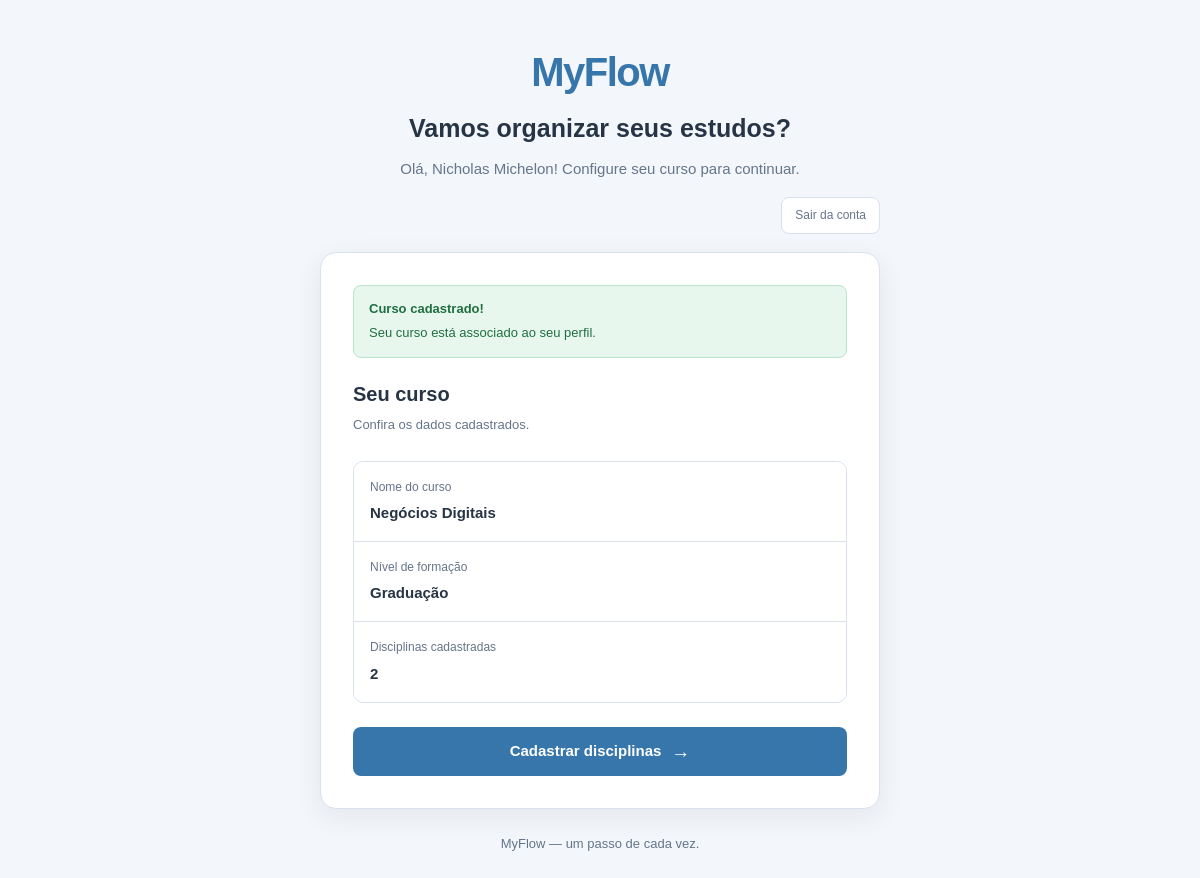
The page /curso (signed in) on the database its author committed.
### tables this page shows
CREATE TABLE usuarios (
    id INTEGER PRIMARY KEY AUTOINCREMENT,
    nome TEXT NOT NULL,
    email TEXT NOT NULL COLLATE NOCASE UNIQUE,
    jornada TEXT NOT NULL,
    objetivo TEXT NOT NULL,
    tempo_disponivel INTEGER NOT NULL CHECK (tempo_disponivel > 0),
    curso_id INTEGER,
    senha_hash TEXT,
    is_owner INTEGER NOT NULL DEFAULT 0 CHECK (is_owner IN (0, 1)),
    FOREIGN KEY (curso_id) REFERENCES cursos(id) ON DELETE SET NULL
);

CREATE TABLE cursos (
    id INTEGER PRIMARY KEY AUTOINCREMENT,
    nome TEXT NOT NULL COLLATE NOCASE UNIQUE,
    nivel TEXT NOT NULL
);

### backup/app.py (the view, shortened to what this page needs)
@app.route("/curso", methods=["GET", "POST"])
def pagina_curso():
    id_usuario = session.get("usuario_id")
    if id_usuario is None:
        return redirect(url_for("pagina_login"))
    repositorio_usuario = UsuarioRepository()
    usuario = repositorio_usuario.buscar_por_id(id_usuario)
    if usuario is None:
        session.clear()
        return redirect(url_for("pagina_login"))
    if usuario.curso is not None:
        return render_template(
            "cadastro_curso.html",
            usuario=usuario,
            erro=None,
            form={},
        )

### backup/database/conexao.py (called while the page is built)
def obter_conexao():
    conexao = sqlite3.connect(CAMINHO_BANCO)
    conexao.row_factory = sqlite3.Row
    conexao.execute("PRAGMA foreign_keys = ON")
    return conexao

### backup/models/cursos.py (called while the page is built)
    @id.setter
    def id(self, valor):
        if valor is not None and (
            not isinstance(valor, int) or isinstance(valor, bool) or valor <= 0
        ):
            raise ValueError('id deve ser None ou um inteiro positivo')
        self._id = valor

    @property
    def nome(self):
        return self._nome

    @nome.setter
    def nome(self, valor):
        if not isinstance(valor, str) or not valor.strip():
            raise ValueError('nome não pode ser vazio')
        self._nome = valor.strip()

    @property
    def nivel(self):
        return self._nivel

    @nivel.setter
    def nivel(self, valor):
        if not isinstance(valor, str) or not valor.strip():
            raise ValueError('nivel não pode ser vazio')
        self._nivel = valor.strip()

    @property
    def disciplinas(self):
        return list(self._disciplinas)

    @disciplinas.setter
    def disciplinas(self, valor):
        if not isinstance(valor, list) or not all(
            isinstance(item, Disciplina) for item in valor
        ):
            raise ValueError('disciplinas deve ser uma lista de Disciplina')
        self._disciplinas = list(valor)

### backup/models/disciplinas.py (called while the page is built)
    @id.setter
    def id(self, valor):
        if valor is not None and (
            not isinstance(valor, int) or isinstance(valor, bool) or valor <= 0
        ):
            raise ValueError("id deve ser None ou um inteiro positivo")
        self._id = valor

    @nome.setter
    def nome(self, valor):
        if not isinstance(valor, str) or not valor.strip():
            raise ValueError("nome não pode ser vazio")
        self._nome = valor.strip()

    @codigo.setter
    def codigo(self, valor):
        if not isinstance(valor, str) or not valor.strip():
            raise ValueError("codigo não pode ser vazio")
        self._codigo = valor.strip()

    @carga_horaria.setter
    def carga_horaria(self, valor):
        if (
            not isinstance(valor, int)
            or isinstance(valor, bool)
            or valor <= 0
        ):
            raise ValueError(
                "carga_horaria deve ser um inteiro maior que zero"
            )
        self._carga_horaria = valor

### backup/models/usuarios.py (called while the page is built)
    @property
    def nome(self):
        return self._nome

    @property
    def curso(self):
        return self._curso

### backup/templates/cadastro_curso.html (shortened to what this page needs)
<!DOCTYPE html>
<html lang="pt-BR">
<head>
    <link
        rel="stylesheet"
        href="{{ url_for('static', filename='styles.css') }}"
    >
</head>
<body>
    <main class="container">
        <header class="cabecalho">
            <div class="logo">MyFlow</div>
            <h1>Vamos organizar seus estudos?</h1>
            <p>
                Olá, {{ usuario.nome }}!
                Configure seu curso para continuar.
            </p>
        </header>
        <div class="barra-acoes">
            <form action="{{ url_for('sair') }}" method="POST" class="form-sair">
                <button type="submit" class="botao-sair">Sair da conta</button>
            </form>
        </div>
        <section class="formulario-container">
            {% if usuario.curso %}
                <div class="mensagem sucesso" role="status">
                    <strong>Curso cadastrado!</strong>
                    <p>
                        Seu curso está associado ao seu perfil.
                    </p>
                </div>
                <div class="titulo-formulario">
                    <h2>Seu curso</h2>
                    <p>Confira os dados cadastrados.</p>
                </div>
                <div class="curso-resumo">
                    <div class="curso-detalhe">
                        <span>Nome do curso</span>
                        <strong>{{ usuario.curso.nome }}</strong>
                    </div>
                    <div class="curso-detalhe">
                        <span>Nível de formação</span>
                        <strong>{{ usuario.curso.nivel }}</strong>
                    </div>
                    <div class="curso-detalhe">
                        <span>Disciplinas cadastradas</span>
                        <strong>
                            {{ usuario.curso.disciplinas|length }}
                        </strong>
                    </div>
                </div>
                <a
                    href="{{ url_for('pagina_disciplinas') }}"
                    class="botao-cadastro link-botao"
                >
                    Cadastrar disciplinas
                    <span aria-hidden="true">&rarr;</span>
                </a>
            {% endif %}
        </section>
        <footer class="rodape">
            <p>MyFlow — um passo de cada vez.</p>
        </footer>
    </main>
</body>
</html>

### backup/static/styles.css (style rules this page uses)
* { margin: 0; padding: 0; box-sizing: border-box; }
:root { --cor-principal: #3776AB; --cor-principal-hover: #285B86; --cor-fundo: #F3F6FA; --cor-branca: #FFFFFF; --cor-texto: #263445; --cor-secundaria: #65758B; --cor-borda: #D8E1EC; --cor-foco: #B9D9F5; --cor-sucesso-fundo: #E7F7ED; --cor-sucesso-texto: #216E41; --cor-erro-fundo: #FFF0F0; --cor-erro-texto: #A52B2B; }
body { min-height: 100vh; padding: 40px 20px; font-family: Arial, Helvetica, sans-serif; font-size: 14px; line-height: 1.6; color: var(--cor-texto); background: var(--cor-fundo); display: flex; justify-content: center; align-items: center; }
.container { width: 100%; max-width: 560px; margin: 0 auto; }
.cabecalho { text-align: center; margin-bottom: 28px; }
.logo { color: var(--cor-principal); font-size: 40px; font-weight: 800; letter-spacing: -1.5px; margin-bottom: 8px; }
.cabecalho h1 { font-size: 25px; font-weight: 700; line-height: 1.3; margin-bottom: 12px; }
.cabecalho p { max-width: 420px; margin: 0 auto; color: var(--cor-secundaria); font-size: 15px; }
.formulario-container { width: 100%; padding: 32px; background: var(--cor-branca); border: 1px solid var(--cor-borda); border-radius: 16px; box-shadow: 0 8px 28px rgba(35, 57, 82, 0.07); }
.titulo-formulario { margin-bottom: 25px; }
.titulo-formulario h2 { font-size: 20px; font-weight: 700; margin-bottom: 5px; }
.titulo-formulario p { color: var(--cor-secundaria); font-size: 13px; }
form { display: flex; flex-direction: column; gap: 20px; }
.botao-cadastro { width: 100%; min-height: 49px; margin-top: 5px; padding: 12px 18px; display: flex; align-items: center; justify-content: center; gap: 10px; border: none; border-radius: 8px; background: var(--cor-principal); color: var(--cor-branca); font-family: inherit; font-size: 15px; font-weight: 700; cursor: pointer; transition: background-color 0.2s ease, transform 0.2s ease, box-shadow 0.2s ease; }
.botao-cadastro span { font-size: 19px; line-height: 1; }
.mensagem { padding: 13px 15px; margin-bottom: 20px; border-radius: 8px; font-size: 13px; overflow-wrap: anywhere; }
.mensagem strong { display: block; margin-bottom: 4px; }
.mensagem p { margin: 0; }
.mensagem.sucesso { background: var(--cor-sucesso-fundo); color: var(--cor-sucesso-texto); border: 1px solid #B9E5C8; }
.rodape { text-align: center; margin-top: 25px; }
.rodape p { color: var(--cor-secundaria); font-size: 13px; }
.curso-resumo { display: flex; flex-direction: column; gap: 0; margin-top: 10px; border: 1px solid var(--cor-borda); border-radius: 10px; overflow: hidden; }
.curso-detalhe { display: flex; flex-direction: column; gap: 4px; padding: 16px; background: var(--cor-branca); border-bottom: 1px solid var(--cor-borda); }
.curso-detalhe:last-child { border-bottom: none; }
.curso-detalhe span { color: var(--cor-secundaria); font-size: 12px; }
.curso-detalhe strong { color: var(--cor-texto); font-size: 15px; overflow-wrap: anywhere; }
.link-botao { margin-top: 24px; text-decoration: none; }
.barra-acoes { display: flex; justify-content: flex-end; margin: -12px 0 18px; }
.form-sair { display: block; margin: 0; }
.botao-sair { border: 1px solid var(--cor-borda); border-radius: 8px; padding: 8px 13px; background: var(--cor-branca); color: var(--cor-secundaria); font: inherit; font-size: 12px; cursor: pointer; }

### rows shown on the page
usuarios: nome "Nicholas Michelon"
cursos: curso.nome "Negócios Digitais", curso.nivel "Graduação"

### other values the page prints
{{ usuario.curso.disciplinas|length }} "2"
